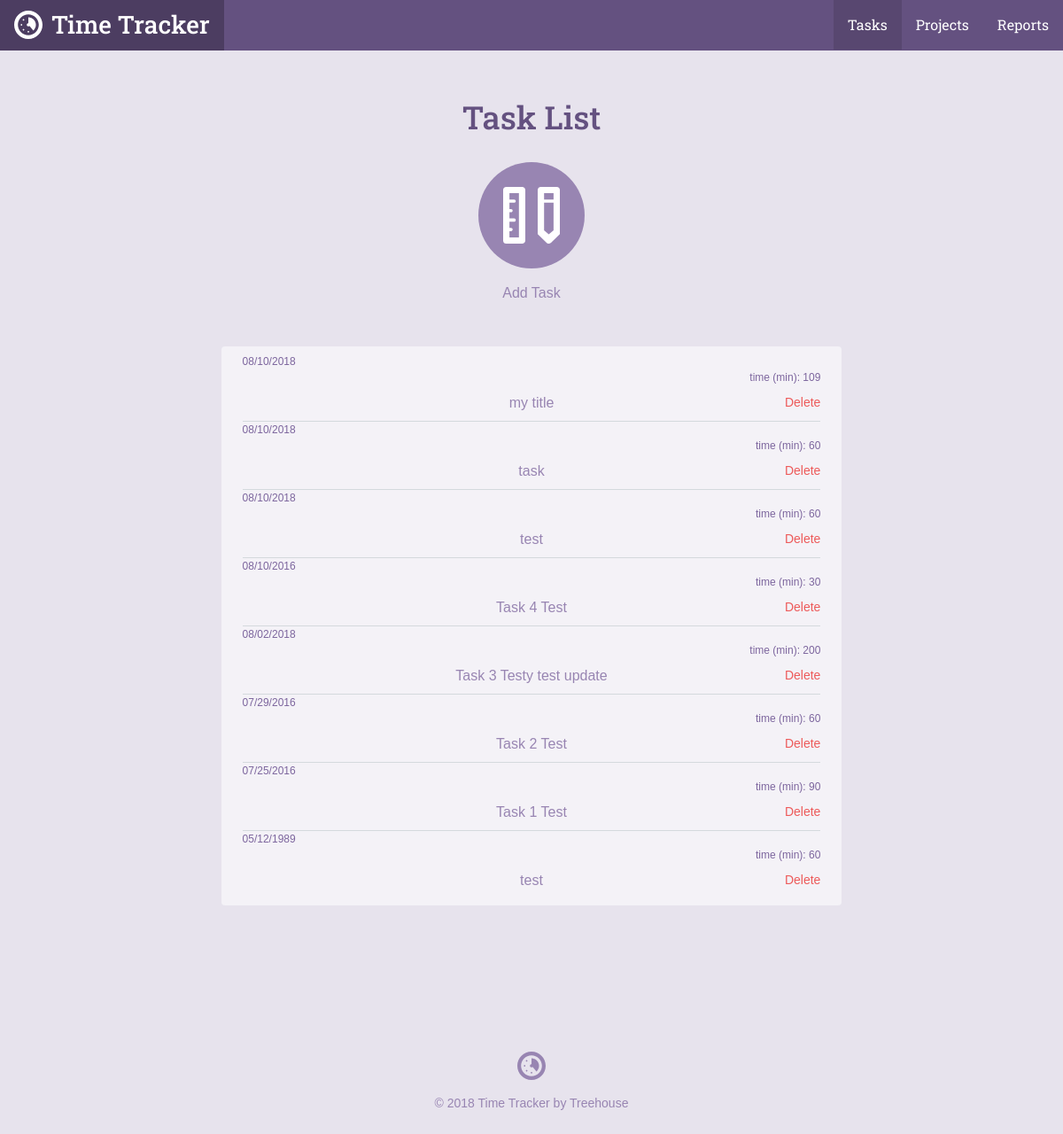
Before: /task_list.php with the older database file.
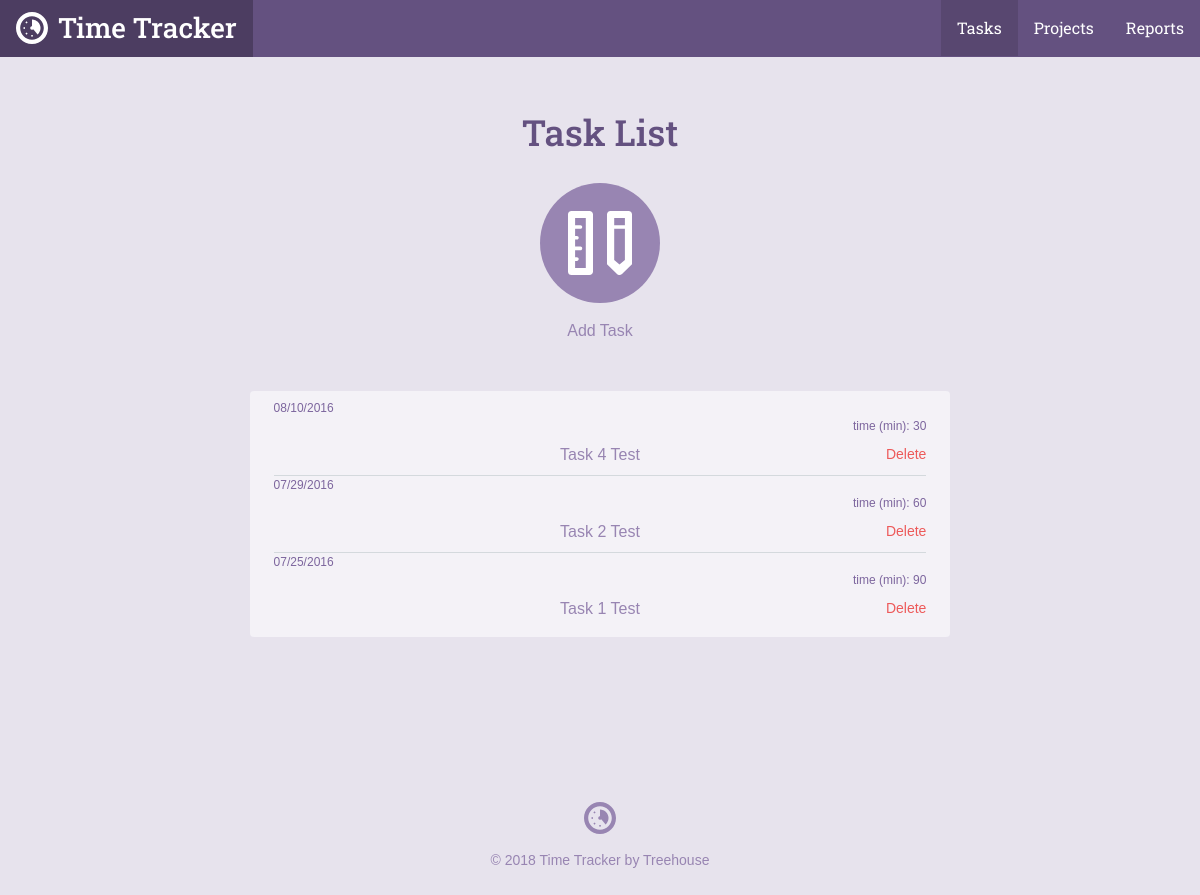
After: the same page with the newer database file.
### tables this page shows
CREATE TABLE `tasks` (
	`task_id`	INTEGER PRIMARY KEY AUTOINCREMENT,
	`project_id`	INTEGER,
	`title`	TEXT,
	`date`	INTEGER NOT NULL,
	`time`	TEXT NOT NULL
);

### inc/functions.php (called while the page is built, shortened)
<?php
function get_task_list($filter = null) {
    include 'connection.php';
    $sql = 'SELECT tasks.*, projects.title as project FROM tasks'
        . ' JOIN projects ON tasks.project_id = projects.project_id';
    $orderBy = ' ORDER BY date DESC';
    try {
        $results = $db->prepare($sql . $where . $orderBy);
        $results->execute();
    } catch (Exception $e) {
        echo "Error!: " . $e->getMessage() . "<br />";
        return array();
    }
    return $results->fetchAll(PDO::FETCH_ASSOC);
}

### task_list.php (the view, shortened to what this page needs)
<?php
require 'inc/functions.php';
include 'inc/header.php';
?>
<div class="section catalog random">
    <div class="col-container page-container">
        <div class="col col-70-md col-60-lg col-center">
            <h1 class="actions-header">Task List</h1>
            <div class="actions-item">
                <a class="actions-link" href="task.php">
                    <span class="actions-icon">
                        <svg viewbox="0 0 64 64"><use xlink:href="#task_icon"></use></svg>
                    </span>
                Add Task</a>
            </div>
            <div class="form-container">
              <ul class="items">
              <?php
                foreach(get_task_list() as $item) {
                    echo "<p style='font-size:12px; text-align: left;'>" . $item['date'] . "</p>";
                    echo "<p style='font-size:12px; text-align: right;'> time (min): " . $item['time'] . "</p>";
                    echo "<li style='text-align: center;'><a href='task.php?id=" . $item['task_id'] . "'>" . $item['title'] . "</a>\n";
                    echo "<form method='post' action='task_list.php'>\n";
                    echo "<input type='submit' class='button--delete' value='Delete'>\n";
                    echo "</form>\n";
                    echo "</li>";
                }
              ?>
              </ul>
            </div>
        </div>
    </div>
</div>
<?php include("inc/footer.php"); ?>

Changed rows visible on the page:
removed tasks: date "08/10/2018", time "109", title "my title"
removed tasks: date "08/10/2018", time "60", title "task"
removed tasks: date "08/10/2018", time "60", title "test"
removed tasks: date "08/02/2018", time "200", title "Task 3 Testy test update"
removed tasks: date "05/12/1989", time "60", title "test"
